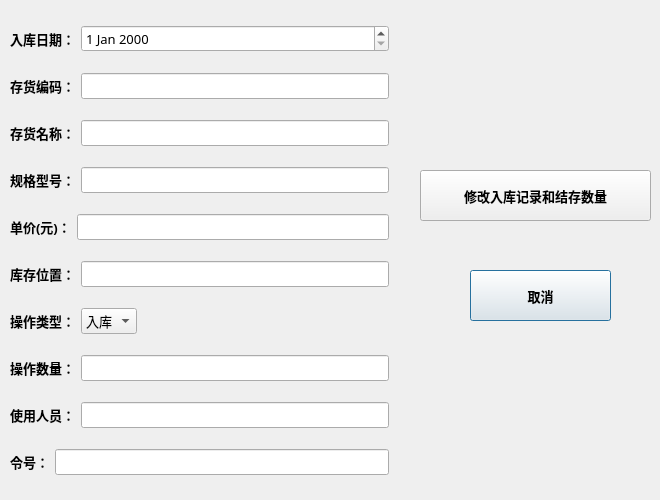
<?xml version="1.0" encoding="UTF-8"?>
<ui version="4.0">
 <class>update_in_log</class>
 <widget class="QDialog" name="update_in_log">
  <property name="geometry">
   <rect>
    <x>0</x>
    <y>0</y>
    <width>660</width>
    <height>500</height>
   </rect>
  </property>
  <property name="windowTitle">
   <string>确认修改入库记录</string>
  </property>
  <widget class="QWidget" name="verticalLayoutWidget">
   <property name="geometry">
    <rect>
     <x>10</x>
     <y>10</y>
     <width>379</width>
     <height>481</height>
    </rect>
   </property>
   <layout class="QVBoxLayout" name="verticalLayout">
    <item>
     <layout class="QHBoxLayout" name="horizontalLayout_2" stretch="0,1">
      <item>
       <widget class="QLabel" name="label_6">
        <property name="font">
         <font>
          <family>微软雅黑</family>
          <pointsize>10</pointsize>
          <weight>75</weight>
          <bold>true</bold>
         </font>
        </property>
        <property name="text">
         <string>入库日期：</string>
        </property>
       </widget>
      </item>
      <item>
       <widget class="QDateEdit" name="dateEdit">
        <property name="font">
         <font>
          <family>微软雅黑</family>
          <pointsize>10</pointsize>
         </font>
        </property>
       </widget>
      </item>
     </layout>
    </item>
    <item>
     <layout class="QHBoxLayout" name="horizontalLayout_6">
      <item>
       <widget class="QLabel" name="label_2">
        <property name="font">
         <font>
          <family>微软雅黑</family>
          <pointsize>10</pointsize>
          <weight>75</weight>
          <bold>true</bold>
         </font>
        </property>
        <property name="text">
         <string>存货编码：</string>
        </property>
       </widget>
      </item>
      <item>
       <widget class="QLineEdit" name="material_id_lineEdit">
        <property name="font">
         <font>
          <family>微软雅黑</family>
          <pointsize>10</pointsize>
         </font>
        </property>
       </widget>
      </item>
     </layout>
    </item>
    <item>
     <layout class="QHBoxLayout" name="horizontalLayout_5">
      <item>
       <widget class="QLabel" name="label_3">
        <property name="font">
         <font>
          <family>微软雅黑</family>
          <pointsize>10</pointsize>
          <weight>75</weight>
          <bold>true</bold>
         </font>
        </property>
        <property name="text">
         <string>存货名称：</string>
        </property>
       </widget>
      </item>
      <item>
       <widget class="QLineEdit" name="material_name_lineEdit">
        <property name="font">
         <font>
          <family>微软雅黑</family>
          <pointsize>10</pointsize>
         </font>
        </property>
        <property name="text">
         <string/>
        </property>
       </widget>
      </item>
     </layout>
    </item>
    <item>
     <layout class="QHBoxLayout" name="horizontalLayout_4">
      <item>
       <widget class="QLabel" name="label">
        <property name="font">
         <font>
          <family>微软雅黑</family>
          <pointsize>10</pointsize>
          <weight>75</weight>
          <bold>true</bold>
         </font>
        </property>
        <property name="text">
         <string>规格型号：</string>
        </property>
       </widget>
      </item>
      <item>
       <widget class="QLineEdit" name="spec_lineEdit">
        <property name="font">
         <font>
          <family>微软雅黑</family>
          <pointsize>10</pointsize>
         </font>
        </property>
       </widget>
      </item>
     </layout>
    </item>
    <item>
     <layout class="QHBoxLayout" name="horizontalLayout_9">
      <item>
       <widget class="QLabel" name="label_9">
        <property name="font">
         <font>
          <family>微软雅黑</family>
          <pointsize>10</pointsize>
          <weight>75</weight>
          <bold>true</bold>
         </font>
        </property>
        <property name="text">
         <string>单价(元)：</string>
        </property>
       </widget>
      </item>
      <item>
       <widget class="QLineEdit" name="per_price_lineEdit">
        <property name="font">
         <font>
          <family>微软雅黑</family>
          <pointsize>10</pointsize>
         </font>
        </property>
       </widget>
      </item>
     </layout>
    </item>
    <item>
     <layout class="QHBoxLayout" name="horizontalLayout_10">
      <item>
       <widget class="QLabel" name="label_10">
        <property name="font">
         <font>
          <family>微软雅黑</family>
          <pointsize>10</pointsize>
          <weight>75</weight>
          <bold>true</bold>
         </font>
        </property>
        <property name="text">
         <string>库存位置：</string>
        </property>
       </widget>
      </item>
      <item>
       <widget class="QLineEdit" name="position_lineEdit">
        <property name="font">
         <font>
          <family>微软雅黑</family>
          <pointsize>10</pointsize>
         </font>
        </property>
       </widget>
      </item>
     </layout>
    </item>
    <item>
     <layout class="QHBoxLayout" name="horizontalLayout_3">
      <item>
       <widget class="QLabel" name="label_4">
        <property name="font">
         <font>
          <family>微软雅黑</family>
          <pointsize>10</pointsize>
          <weight>75</weight>
          <bold>true</bold>
         </font>
        </property>
        <property name="text">
         <string>操作类型：</string>
        </property>
       </widget>
      </item>
      <item>
       <widget class="QComboBox" name="comboBox">
        <property name="font">
         <font>
          <family>微软雅黑</family>
          <pointsize>10</pointsize>
         </font>
        </property>
        <item>
         <property name="text">
          <string>入库</string>
         </property>
        </item>
        <item>
         <property name="text">
          <string>出库</string>
         </property>
        </item>
       </widget>
      </item>
      <item>
       <spacer name="horizontalSpacer">
        <property name="orientation">
         <enum>Qt::Horizontal</enum>
        </property>
        <property name="sizeHint" stdset="0">
         <size>
          <width>40</width>
          <height>20</height>
         </size>
        </property>
       </spacer>
      </item>
     </layout>
    </item>
    <item>
     <layout class="QHBoxLayout" name="horizontalLayout">
      <item>
       <widget class="QLabel" name="label_5">
        <property name="font">
         <font>
          <family>微软雅黑</family>
          <pointsize>10</pointsize>
          <weight>75</weight>
          <bold>true</bold>
         </font>
        </property>
        <property name="text">
         <string>操作数量：</string>
        </property>
       </widget>
      </item>
      <item>
       <widget class="QLineEdit" name="num_lineEdit">
        <property name="font">
         <font>
          <family>微软雅黑</family>
          <pointsize>10</pointsize>
         </font>
        </property>
       </widget>
      </item>
     </layout>
    </item>
    <item>
     <layout class="QHBoxLayout" name="horizontalLayout_7">
      <item>
       <widget class="QLabel" name="label_7">
        <property name="font">
         <font>
          <family>微软雅黑</family>
          <pointsize>10</pointsize>
          <weight>75</weight>
          <bold>true</bold>
         </font>
        </property>
        <property name="text">
         <string>使用人员：</string>
        </property>
       </widget>
      </item>
      <item>
       <widget class="QLineEdit" name="user_lineEdit">
        <property name="font">
         <font>
          <family>微软雅黑</family>
          <pointsize>10</pointsize>
         </font>
        </property>
       </widget>
      </item>
     </layout>
    </item>
    <item>
     <layout class="QHBoxLayout" name="horizontalLayout_8">
      <item>
       <widget class="QLabel" name="label_8">
        <property name="font">
         <font>
          <family>微软雅黑</family>
          <pointsize>10</pointsize>
          <weight>75</weight>
          <bold>true</bold>
         </font>
        </property>
        <property name="text">
         <string>令号：</string>
        </property>
       </widget>
      </item>
      <item>
       <widget class="QLineEdit" name="agree_lineEdit">
        <property name="font">
         <font>
          <family>微软雅黑</family>
          <pointsize>10</pointsize>
         </font>
        </property>
       </widget>
      </item>
     </layout>
    </item>
   </layout>
  </widget>
  <widget class="QPushButton" name="cancel_pushButton">
   <property name="geometry">
    <rect>
     <x>470</x>
     <y>270</y>
     <width>141</width>
     <height>51</height>
    </rect>
   </property>
   <property name="font">
    <font>
     <family>微软雅黑</family>
     <pointsize>10</pointsize>
     <weight>75</weight>
     <bold>true</bold>
    </font>
   </property>
   <property name="text">
    <string>取消</string>
   </property>
  </widget>
  <widget class="QPushButton" name="both_btn">
   <property name="geometry">
    <rect>
     <x>420</x>
     <y>170</y>
     <width>231</width>
     <height>51</height>
    </rect>
   </property>
   <property name="font">
    <font>
     <family>微软雅黑</family>
     <pointsize>10</pointsize>
     <weight>75</weight>
     <bold>true</bold>
    </font>
   </property>
   <property name="text">
    <string>修改入库记录和结存数量</string>
   </property>
  </widget>
 </widget>
 <resources/>
 <connections/>
</ui>
